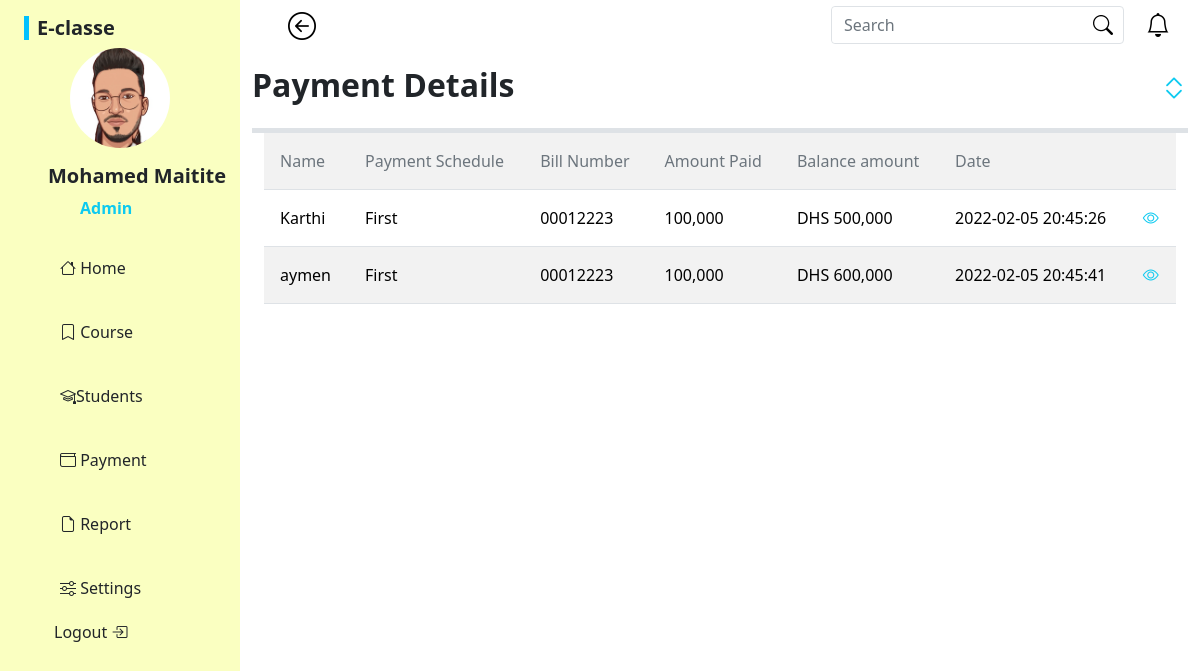
The app's page /payment.php with its own data.
### tables this page shows
CREATE TABLE `payment_details` (
  `Name` varchar(20) NOT NULL,
  `PaymentSchedule` varchar(20) NOT NULL,
  `BillNumber` varchar(20) NOT NULL,
  `AmountPaid` varchar(20) NOT NULL,
  `BalanceAmount` varchar(40) NOT NULL,
  `Date` timestamp NOT NULL DEFAULT current_timestamp()
);

### payment.php (the view, shortened to what this page needs)
<?php
include 'connectDB.php';
$sql="SELECT * FROM `payment_details`";
$res=mysqli_query($con,$sql);
?>
<!DOCTYPE html>
<html lang="en">
<head>
    <link rel="stylesheet" href="css/bootstrap.css">
    <link rel="stylesheet" href="css/style.css">
    <link rel="stylesheet" href="https://cdn.jsdelivr.net/npm/bootstrap-icons@1.7.2/font/bootstrap-icons.css">
</head>
<body>
    <div class="d-flex" id="wrapper">
        <?php
       include 'Sidebar.php'
       ?>
        <div id="page-content-wrapper" style="background: #ffffff;">
               <?php
                 include 'Header.php'
              ?>
                 <div class="container-fluid">
                <div class="d-flex justify-content-between py-3  border-bottom border-5">
                <h2 class="fw-bold">Payment Details</h2>
                <i class="bi bi-chevron-expand fs-3 text-info"></i>
               </div>
               <div class="container">
               <div class="table-responsive Tr " style="max-height:400px; ">
             <table class="table  table-striped ">
               <tbody class="border-top-0">
                   <tr>
                   <td class="text-secondary p-3">Name</td>
                   <td  class="text-secondary p-3">Payment Schedule</td>
                   <td  class="text-secondary p-3">Bill Number</td>
                   <td  class="text-secondary p-3">Amount Paid</td>
                   <td  class="text-secondary p-3">Balance amount</td>
                   <td  class="text-secondary p-3" colspan="2">Date</td>
                 </tr>
                 <?php  foreach($res as $pay) :?>
                 <tr>
                     <td class="text-black p-3"><?php echo $pay['Name']; ?></td>
                     <td class="text-black p-3"><?php echo $pay['PaymentSchedule']; ?></td>
                     <td class="text-black p-3"><?php echo $pay['BillNumber']; ?></td>
                     <td class="text-black p-3"><?php echo $pay['AmountPaid'];?></td>
                     <td class="text-black p-3"><?php echo $pay['BalanceAmount']; ?></td>
                     <td class="text-black p-3"><?php echo $pay['Date'];?></td>
                     <td class="p-3"><i class="bi bi-eye text-info"></i></td>
                 </tr>
               <?php endforeach ;?>
               </tbody>
             </table>
            </div>
              </div>
                 </div>
    </div>
</body>
</html>

### Sidebar.php
<div id="sidebar-wrapper" style="background: #FAFFC1;">
    <div class=" border-start border-5 ms-4 mt-3" style="border-color: #00C1FE !important;">
        <h5 class="card-title fw-bold ms-2">E-classe</h5>
    </div>
    <div class="d-flex flex-column  mt-1">
        <img class="rounded-circle align-self-center" src="img/med.png" alt="Youcode" width="100px">
        <h5 class="fw-bold ms-5 mt-3">Mohamed Maitite</h5>
        <p class="text-info ms-7 fw-bold">Admin</p>
    </div>
    <div class="list-group list-group-flush ">
    <a href="dashboard.php"
            class="list-group-item list-group-item-action bg-transparent w-75 second-text m-auto  aside-bar-links ">
            <i class="bi bi-house"></i> Home</a>
        <a href="#"
            class="list-group-item list-group-item-action bg-transparent w-75 second-text m-auto  aside-bar-links ">
            <i class="bi bi-bookmark"></i> Course</a>
        <a href="Student.php"
            class="list-group-item list-group-item-action  bg-transparent w-75 second-text m-auto  aside-bar-links ">
            <i class="bi bi-mortarboard"></i>Students</a>
        <a href="payment.php"
            class="list-group-item list-group-item-action bg-transparent w-75 second-text m-auto  aside-bar-links ">
            <i class="bi bi-wallet"></i> Payment</a>
        <a href="#"
            class="list-group-item list-group-item-action  bg-transparent w-75 second-text m-auto  aside-bar-links ">
            <i class="bi bi-file-earmark"></i> Report</a>
        <a href="#"
            class="list-group-item list-group-item-action bg-transparent w-75 second-text m-auto  aside-bar-links ">
            <i class="bi bi-sliders"></i> Settings</a>
            <a href="#" class="list-group-item list-group-item-action bg-transparent pt-0 ms-4  second-text ">
            Logout <i class="bi bi-box-arrow-in-right"></i></a>
    </div>
</div>

### Header.php (shortened to what this page needs)
<nav class="navbar navbar-expand-lg navbar-light bg-white py-1  px-4">
<div class="d-flex align-items-center">
<a class="text-black" href="#"> <i class="bi bi-arrow-left-circle fs-3 ms-4"id="menu-toggle"></i></a>
</div>
<div class="collapse navbar-collapse" id="navbarSupportedContent">
    <div class="navbar-nav ms-auto mb-2 mb-lg-0">
        <form class="d-flex input-group">
            <div class="  d-flex align-items-center me-3 rounded border  navb-inp d-flex"
                style="border :2px solid black">
                <input type="search" class="form-control rounded border-0 shadow-none"
                    placeholder="Search" aria-label="Search" aria-describedby="search-addon" />
                <button class="border-0 bg-transparent " type="submit"><i
                        class="bi bi-search fs-5 me-1 "></i></button>
            </div>
        </form>
        <div>
            <button class="border-0 bg-transparent not-but"><i class="bi bi-bell fs-4"></i></button>
        </div>
    </div>
</div>
</nav>

### css/style.css (style rules this page uses)
#sidebar-wrapper { min-height: 100vh; margin-left: -15rem; }
#sidebar-wrapper .list-group { width: 15rem; }
#menu-toggle { cursor: pointer; }
.list-group-item { border: none; padding: 20px 30px; }
@media (min-width: 768px) { #sidebar-wrapper { margin-left: 0; } }
@media (min-width: 768px) { #page-content-wrapper { min-width: 0; width: 100%; } }
.ms-7 { margin-left: 5rem ; }

### records on screen
payment_details: Name "Karthi", PaymentSchedule "First", BillNumber "00012223", AmountPaid "100,000", BalanceAmount "DHS 500,000", Date "2022-02-05 20:45:26"
payment_details: Name "aymen", PaymentSchedule "First", BillNumber "00012223", AmountPaid "100,000", BalanceAmount "DHS 600,000", Date "2022-02-05 20:45:41"
